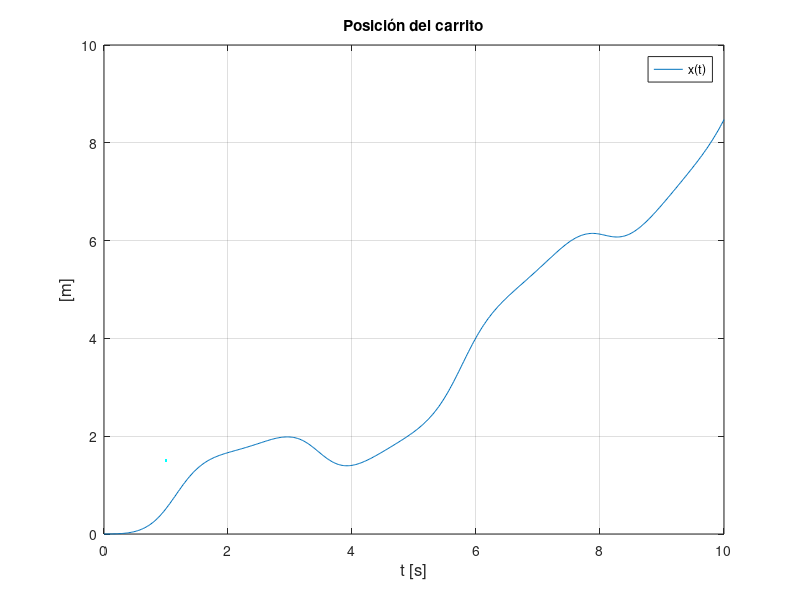
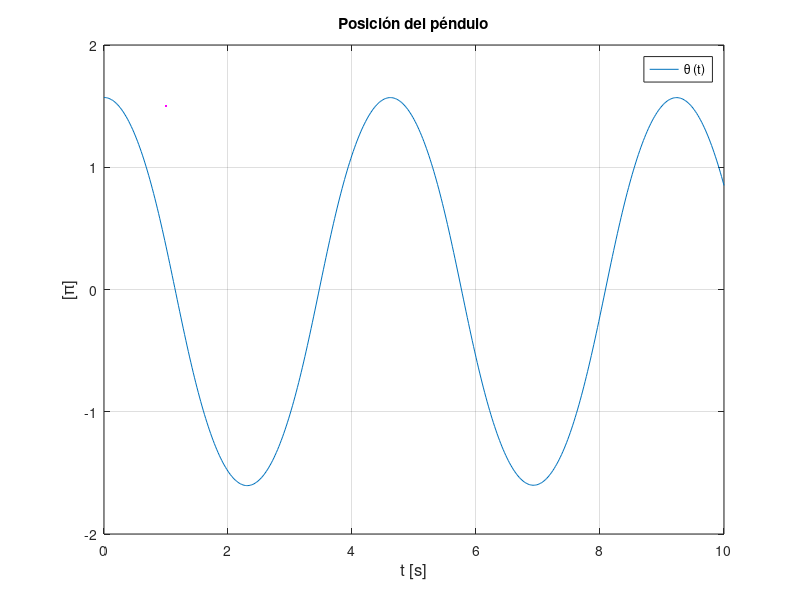
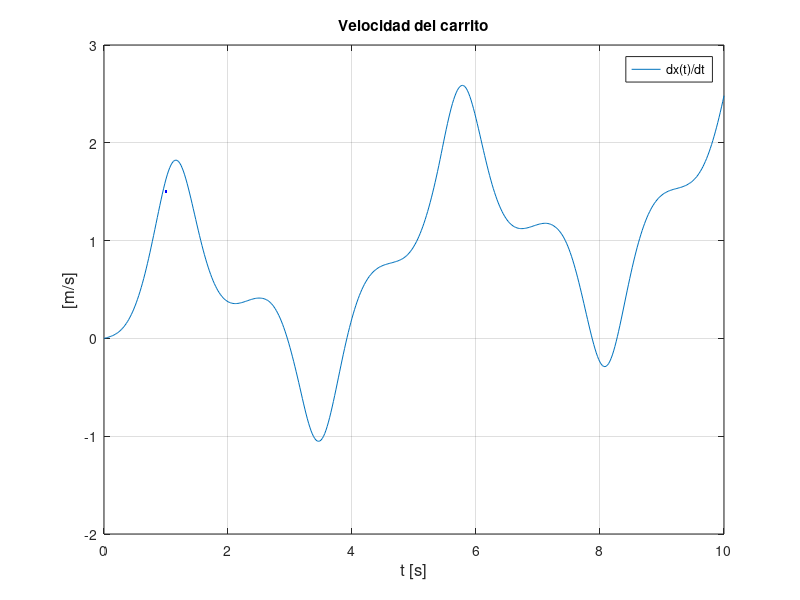
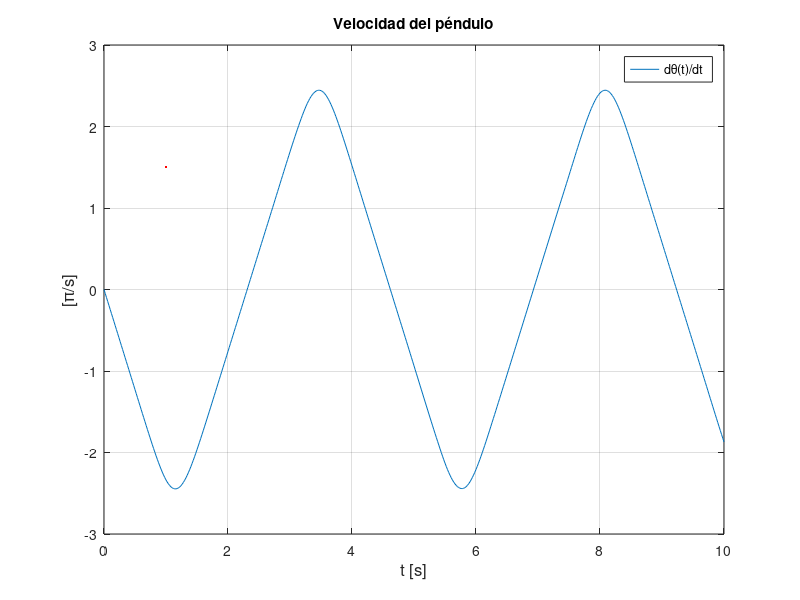

The MATLAB script that drew these images, in order:
function carrito_pendulo
% Alumna: Gabriela Hilario Acuapan
% Fecha: 11/Noviembre/2022
% Descripción: Examen corregido de Modelado de Sistemas Dinámicos

%% Parámetros
mc = 5;             % masa carrito
mp = 1;             % masa péndulo
l = 4;              % longitud varilla
g = 9.81;           % gravedad
f = 1;              % fuerza aplicada u = f

%% Resovler las ecuaciones de movimiento
%condiciones iniciales [x=0, th=45°, xdot=0, thdot=0]
ci = [0 pi/2 0 0];
[t, q] = ode45(@eq1, [0:0.02:10], ci);

%% Figuras
figure(1)
plot(t, q(:,1), LineWidth=1.5, Color='c')
legend('x(t)')
title('Posición del carrito')
xlabel('t [s]','fontsize',12); ylabel('[m]','fontsize',12);
grid on

figure(2)
plot(t, q(:,2), LineWidth=1.5, Color='m')
legend('\theta (t)')
title('Posición del péndulo')
xlabel('t [s]','fontsize',12); ylabel('[\pi]','fontsize',12);
grid on

figure(3)
plot(t, q(:,3), LineWidth=1.5, Color='b')
legend('dx(t)/dt')
title('Velocidad del carrito')
xlabel('t [s]','fontsize',12); ylabel('[m/s]','fontsize',12);
grid on

figure(4)
plot(t, q(:,4),LineWidth=1.5, Color='r')
legend('d\theta(t)/dt')
title('Velocidad del péndulo')
xlabel('t [s]','fontsize',12); ylabel('[\pi/s]','fontsize',12);
grid on

figure(5)
plot(q(:,1), q(:,3), LineWidth=1.5, Color='k')
title('Retrato fase')
xlabel('x(t)','fontsize',12); ylabel('dx(t)/dt','fontsize',12);
grid on

figure(6)
plot(q(:,2), q(:,4), LineWidth=1.5, Color='g')
title('Retrato fase')
xlabel('\theta(t)','fontsize',12); ylabel('d\theta(t)/dt','fontsize',12);
grid on

function qddot = eq1(t,q)
    %% H*qddot + C*qdot + G = B*u
    th = q(2);
    %Matriz de Inercia H(q)
    H = [(mc + mp), (mp*l*cos(th)); (mp*l*cos(th)), (mp*l^2)];
    %Matriz de Coriolis C(q,qdot)
    C = [0, -q(4)*(mp*l*sin(th)); 0, 0];
    %Vector de Gravedad
    G = [0; mp*g*l*sin(th)];
    %Fuerzas externas
    B = f*[1; 0];

    xi1 = [q(3);q(4)];
    xi2 = H\(B-C*xi1-G);

    qddot = [xi1;xi2];
end
end